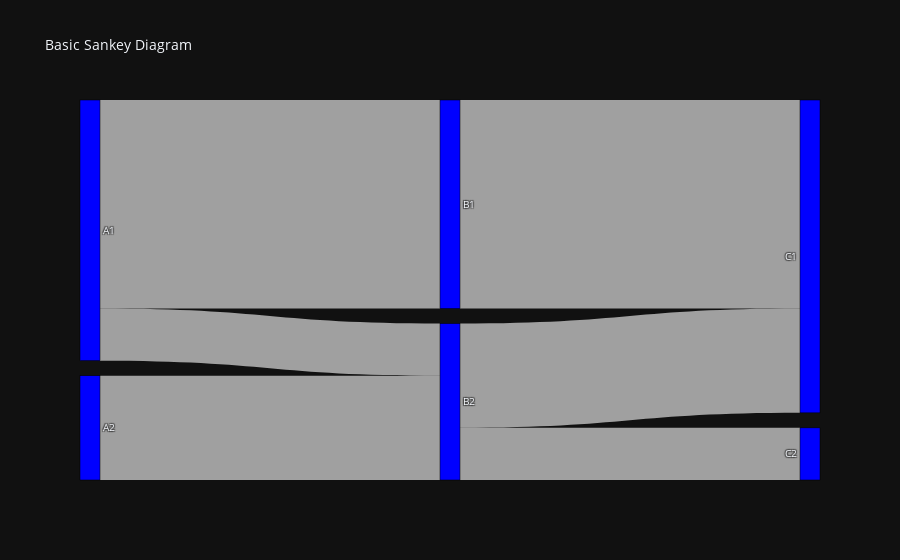

The cell this chart's notebook holds for it:
### Markdown cell above
### Sankey diagram

https://habr.com/ru/articles/566568/

### Code cell
import plotly.graph_objects as go

fig = go.Figure(data=[go.Sankey(
    node = dict(
      pad = 15,
      thickness = 20,
      line = dict(color = "black", width = 0.5),
      label = ["A1", "A2", "B1", "B2", "C1", "C2"],
      color = "blue"
    ),
    link = dict(
      source = [0, 1, 0, 2, 3, 3], # indices correspond to labels, eg A1, A2, A1, B1, ...
      target = [2, 3, 3, 4, 4, 5],
      value = [8, 4, 2, 8, 4, 2]
  ))])

fig.update_layout(title_text="Basic Sankey Diagram", font_size=10)
fig.show()

### Figure 1 — Plotly figure (JSON) as saved in the notebook; plotly's stock layout.template omitted (floating-point values rounded to 4 significant figures)
{"data": [{"link": {"source": [0, 1, 0, 2, 3, 3], "target": [2, 3, 3, 4, 4, 5], "value": [8, 4, 2, 8, 4, 2]}, "node": {"color": "blue", "label": ["A1", "A2", "B1", "B2", "C1", "C2"], "line": {"color": "black", "width": 0.5}, "pad": 15, "thickness": 20}, "type": "sankey"}], "layout": {"title": {"text": "Basic Sankey Diagram"}, "font": {"size": 10}}}
